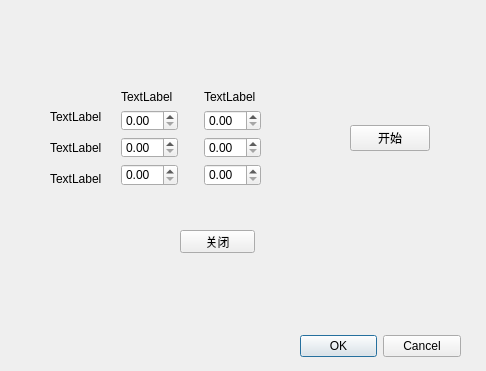
<?xml version="1.0" encoding="UTF-8"?>
<ui version="4.0">
 <class>Dialog</class>
 <widget class="QDialog" name="Dialog">
  <property name="geometry">
   <rect>
    <x>0</x>
    <y>0</y>
    <width>486</width>
    <height>371</height>
   </rect>
  </property>
  <property name="windowTitle">
   <string>Dialog</string>
  </property>
  <widget class="QDialogButtonBox" name="buttonBox">
   <property name="geometry">
    <rect>
     <x>300</x>
     <y>330</y>
     <width>161</width>
     <height>32</height>
    </rect>
   </property>
   <property name="orientation">
    <enum>Qt::Horizontal</enum>
   </property>
   <property name="standardButtons">
    <set>QDialogButtonBox::Cancel|QDialogButtonBox::Ok</set>
   </property>
  </widget>
  <widget class="QPushButton" name="closeWinBtn">
   <property name="geometry">
    <rect>
     <x>180</x>
     <y>230</y>
     <width>75</width>
     <height>23</height>
    </rect>
   </property>
   <property name="text">
    <string>关闭</string>
   </property>
  </widget>
  <widget class="QWidget" name="layoutWidget">
   <property name="geometry">
    <rect>
     <x>50</x>
     <y>90</y>
     <width>380</width>
     <height>96</height>
    </rect>
   </property>
   <layout class="QHBoxLayout" name="horizontalLayout_2">
    <item>
     <layout class="QHBoxLayout" name="horizontalLayout">
      <item>
       <layout class="QVBoxLayout" name="verticalLayout">
        <item>
         <widget class="QLabel" name="label_6">
          <property name="text">
           <string/>
          </property>
         </widget>
        </item>
        <item>
         <widget class="QLabel" name="label">
          <property name="sizePolicy">
           <sizepolicy hsizetype="Preferred" vsizetype="Preferred">
            <horstretch>8</horstretch>
            <verstretch>1</verstretch>
           </sizepolicy>
          </property>
          <property name="text">
           <string>TextLabel</string>
          </property>
         </widget>
        </item>
        <item>
         <widget class="QLabel" name="label_2">
          <property name="sizePolicy">
           <sizepolicy hsizetype="Preferred" vsizetype="Preferred">
            <horstretch>0</horstretch>
            <verstretch>3</verstretch>
           </sizepolicy>
          </property>
          <property name="text">
           <string>TextLabel</string>
          </property>
         </widget>
        </item>
        <item>
         <widget class="QLabel" name="label_3">
          <property name="sizePolicy">
           <sizepolicy hsizetype="Preferred" vsizetype="Preferred">
            <horstretch>0</horstretch>
            <verstretch>1</verstretch>
           </sizepolicy>
          </property>
          <property name="text">
           <string>TextLabel</string>
          </property>
          <property name="buddy">
           <cstring>doubleSpinBox_3</cstring>
          </property>
         </widget>
        </item>
       </layout>
      </item>
      <item>
       <spacer name="verticalSpacer_2">
        <property name="orientation">
         <enum>Qt::Vertical</enum>
        </property>
        <property name="sizeHint" stdset="0">
         <size>
          <width>13</width>
          <height>88</height>
         </size>
        </property>
       </spacer>
      </item>
      <item>
       <layout class="QGridLayout" name="gridLayout">
        <item row="2" column="2">
         <widget class="QDoubleSpinBox" name="doubleSpinBox_4"/>
        </item>
        <item row="3" column="0">
         <widget class="QDoubleSpinBox" name="doubleSpinBox_3"/>
        </item>
        <item row="2" column="0">
         <widget class="QDoubleSpinBox" name="doubleSpinBox_2"/>
        </item>
        <item row="0" column="2">
         <widget class="QLabel" name="label_5">
          <property name="text">
           <string>TextLabel</string>
          </property>
         </widget>
        </item>
        <item row="1" column="0">
         <widget class="QDoubleSpinBox" name="doubleSpinBox"/>
        </item>
        <item row="0" column="1" rowspan="4">
         <spacer name="verticalSpacer">
          <property name="orientation">
           <enum>Qt::Vertical</enum>
          </property>
          <property name="sizeHint" stdset="0">
           <size>
            <width>20</width>
            <height>40</height>
           </size>
          </property>
         </spacer>
        </item>
        <item row="0" column="0">
         <widget class="QLabel" name="label_4">
          <property name="text">
           <string>TextLabel</string>
          </property>
         </widget>
        </item>
        <item row="3" column="2">
         <widget class="QDoubleSpinBox" name="doubleSpinBox_6"/>
        </item>
        <item row="1" column="2">
         <widget class="QDoubleSpinBox" name="doubleSpinBox_5"/>
        </item>
       </layout>
      </item>
     </layout>
    </item>
    <item>
     <spacer name="horizontalSpacer">
      <property name="orientation">
       <enum>Qt::Horizontal</enum>
      </property>
      <property name="sizeHint" stdset="0">
       <size>
        <width>58</width>
        <height>20</height>
       </size>
      </property>
     </spacer>
    </item>
    <item>
     <widget class="QPushButton" name="pushButton">
      <property name="text">
       <string>开始</string>
      </property>
     </widget>
    </item>
   </layout>
  </widget>
 </widget>
 <tabstops>
  <tabstop>doubleSpinBox</tabstop>
  <tabstop>doubleSpinBox_2</tabstop>
  <tabstop>doubleSpinBox_3</tabstop>
  <tabstop>doubleSpinBox_5</tabstop>
  <tabstop>doubleSpinBox_4</tabstop>
  <tabstop>doubleSpinBox_6</tabstop>
 </tabstops>
 <resources/>
 <connections>
  <connection>
   <sender>buttonBox</sender>
   <signal>accepted()</signal>
   <receiver>Dialog</receiver>
   <slot>accept()</slot>
   <hints>
    <hint type="sourcelabel">
     <x>460</x>
     <y>344</y>
    </hint>
    <hint type="destinationlabel">
     <x>157</x>
     <y>274</y>
    </hint>
   </hints>
  </connection>
  <connection>
   <sender>buttonBox</sender>
   <signal>rejected()</signal>
   <receiver>Dialog</receiver>
   <slot>reject()</slot>
   <hints>
    <hint type="sourcelabel">
     <x>460</x>
     <y>350</y>
    </hint>
    <hint type="destinationlabel">
     <x>286</x>
     <y>274</y>
    </hint>
   </hints>
  </connection>
  <connection>
   <sender>closeWinBtn</sender>
   <signal>clicked()</signal>
   <receiver>Dialog</receiver>
   <slot>close()</slot>
   <hints>
    <hint type="sourcelabel">
     <x>218</x>
     <y>239</y>
    </hint>
    <hint type="destinationlabel">
     <x>64</x>
     <y>240</y>
    </hint>
   </hints>
  </connection>
 </connections>
</ui>
